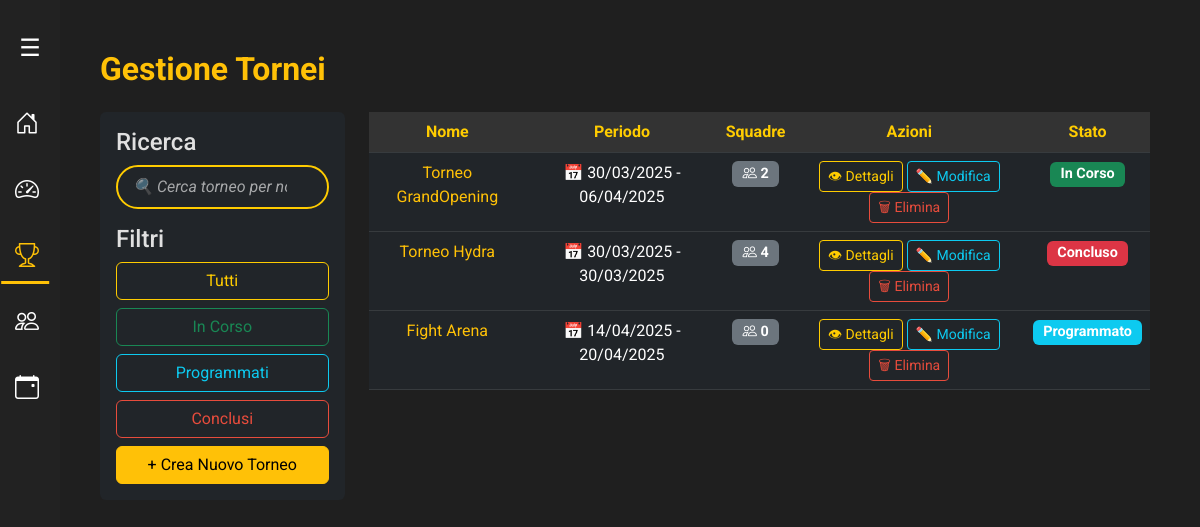
Screenshot of /tornei/ with the database file from the repository.
### backend/models/torneo.py (models this page shows, shortened)
class Torneo(models.Model):
    FORMATI_TORNEO = [
        ('DRAFT', 'Draft'),
        ('ARAM', 'ARAM'),
    ]
    id = models.AutoField(primary_key=True)  # ID auto-incrementale
    nome = models.CharField(max_length=100)  # Nome del torneo
    data_inizio = models.DateField()  # Data di inizio
    data_fine = models.DateField()  # Data di fine
    fascia_oraria = models.CharField(max_length=255, blank=True, null=True)  # Fascia oraria es. "18:00 - 22:00"
    formato = models.CharField(max_length=10, choices=FORMATI_TORNEO, default='DRAFT')  # ENUM: 'DRAFT', 'ARAM'
    is_active = models.BooleanField(default=True)  # Stato del torneo (attivo/archiviato)

### api/views/views_tornei.py (the view)
# urls.py: path('tornei/', tornei_page, name='tornei_page'),
def tornei_page(request):
    oggi = date.today()
    tornei_totali = Torneo.objects.filter(is_active=True)
    tornei_attivi = Torneo.objects.filter(data_inizio__lte=oggi, data_fine__gte=oggi, is_active=True)
    tornei_conclusi = Torneo.objects.filter(data_fine__lt=oggi, is_active=True)
    tornei_totali_counter = tornei_totali.count()
    tornei_attivi_counter = tornei_attivi.count()
    tornei_conclusi_counter = tornei_conclusi.count()
    tornei = Torneo.objects.filter(is_active=True)
    tornei_con_stato = []  # inizializza una lista vuota
    for torneo in tornei:
        print(f"Analisi torneo: {torneo.nome}")
        print(f"Data inizio torneo: {torneo.data_inizio}, Data fine torneo: {torneo.data_fine}")
        if torneo.data_inizio <= oggi <= torneo.data_fine:
            stato = "in_corso"
        elif oggi < torneo.data_inizio:
            stato = "programmato"
        else:
            stato = "concluso"
        print(f"Stato assegnato: {stato}\n")
        iscrizioni = Iscrizione.objects.filter(torneo=torneo)
        squadre = [iscrizione.squadra for iscrizione in iscrizioni]
        tornei_con_stato.append({  # correggi questo
            'id': torneo.id,
            'nome': torneo.nome,
            'data_inizio': torneo.data_inizio,
            'data_fine': torneo.data_fine,
            'squadre': squadre,
            'stato': stato
        })
        print(f"Squadre: {squadre}\n")
    return render(request, 'modules/tornei/tornei.html', {
        'tornei': tornei,
        'tornei_totali': tornei_totali,
        'tornei_attivi': tornei_attivi,
        'tornei_con_stato': tornei_con_stato,  # usa questa lista nel template
        'tornei_conclusi': tornei_conclusi,
        'tornei_totali_counter': tornei_totali_counter,
        'tornei_attivi_counter': tornei_attivi_counter,
        'tornei_conclusi_counter': tornei_conclusi_counter,
        'active_page': 'tornei'
    })

### backend/models/squadra.py (called while the page is built)
    def __str__(self):
        return f"{self.nome} - Livello {self.livello} (EXP: {self.exp})"

### frontend/templates/modules/tornei/tornei.html (shortened to what this page needs)
{% extends "modules/base/base.html" %}
{% load static %}
{% block extra_css %}
<link rel="stylesheet" href="{% static 'tornei/tornei.css' %}">
<link rel="stylesheet" href="{% static 'tornei/stepper.css' %}">
<link rel="stylesheet" href="https://cdn.jsdelivr.net/npm/flatpickr/dist/flatpickr.min.css">
<link rel="stylesheet" href="https://cdnjs.cloudflare.com/ajax/libs/font-awesome/6.5.0/css/all.min.css">
{% endblock %}
{% block content %}
<h2 class="text-warning mb-4">Gestione Tornei</h2>
<div class="row">
    <div class="col-md-3">
        <div class="filters-box p-3 bg-dark rounded">
            <h4>Ricerca</h4>
            <input type="text" id="searchTorneo" class="form-control mb-3" placeholder="🔍 Cerca torneo per nome...">
            <h4>Filtri</h4>
            <button class="btn btn-outline-warning w-100 mb-2" onclick="applyFilter('tutti', event)">Tutti</button>
            <button class="btn btn-outline-success w-100 mb-2" onclick="applyFilter('attivi', event)">In Corso</button>
            <button class="btn btn-outline-info w-100 mb-2" onclick="applyFilter('programmati', event)">Programmati</button>
            <button class="btn btn-outline-danger w-100 mb-2" onclick="applyFilter('conclusi', event)">Conclusi</button>
            <button class="btn btn-warning w-100" onclick="openCreateTournamentModal()" tabindex="-1" aria-hidden="true">+ Crea Nuovo Torneo</button>
        </div>
    </div>
    <div class="col-md-9">
        <div class="table-responsive">
            <table class="table table-dark table-hover text-center">
                <thead>
                    <tr>
                        <th>Nome</th>
                        <th>Periodo</th>
                        <th>Squadre</th>
                        <th>Azioni</th>
                        <th>Stato</th>
                    </tr>
                </thead>
                    <tbody id="torneiList">
                        {% for torneo in tornei_con_stato  %}
                        <tr class="torneo-card totali {{ torneo.stato }}">
                            <td class="text-warning">{{ torneo.nome }}</td>
                            <td>📅 {{ torneo.data_inizio|date:"d/m/Y" }} - {{ torneo.data_fine|date:"d/m/Y" }}</td>
                            <td>
                                <span class="badge bg-secondary"><i class="bi bi-people"></i>&nbsp{{ torneo.squadre|length }}</span>
                            </td>
                            <td>
                                <a href="/tornei/dettaglio/{{ torneo.id }}" class="btn btn-outline-warning btn-sm">👁 Dettagli</a>
                                <button class="btn btn-outline-info btn-sm" onclick="modificaTorneo({{ torneo.id }})">✏️ Modifica</button>
                                <button class="btn btn-outline-danger btn-sm" onclick="apriModaleEliminazione({{ torneo.id }}, '{{ torneo.nome }}')">🗑 Elimina</button>
                            </td>
                            <td>
                                {% if torneo.stato == 'in_corso' %}
                                    <span class="badge bg-success">In Corso</span>
                                {% elif torneo.stato == 'programmato' %}
                                    <span class="badge bg-info">Programmato</span>
                                {% else %}
                                    <span class="badge bg-danger">Concluso</span>
                                {% endif %}
                            </td>
                        </tr>
                        {% empty %}
                        <tr><td colspan="5" class="text-muted">Nessun torneo disponibile.</td></tr>
                        {% endfor %}
                    </tbody>
            </table>
        </div>
    </div>
</div>
{% endblock %}

### frontend/templates/modules/base/base.css (style rules this page uses)
body { background-color: #121212; color: #f5f5f5; font-family: 'Arial', sans-serif; }

### frontend/templates/modules/tornei/tornei.css (style rules this page uses)
:root { --primary-color: #ffcc00; --success-color: #27ae60; --error-color: #e74c3c; --bg-dark: #1f1f1f; --bg-secondary: #2a2a2a; --text-color: #e0e0e0; --font-family: 'Roboto', sans-serif; }
body { background-color: var(--bg-dark); color: var(--text-color); font-family: var(--font-family); }
h2.text-warning { font-weight: 700; }
#searchTorneo { width: 100%; padding: 8px 40px 8px 15px; border-radius: 25px; border: 2px solid var(--primary-color); background: transparent; color: var(--text-color); }
#searchTorneo::placeholder { color: rgba(255, 255, 255, 0.6); }
.btn-outline-warning { border-color: var(--primary-color); color: var(--primary-color); transition: background 0.3s ease, color 0.3s ease; }
.table-dark { background-color: #262626; color: #fff; }
.table-dark th { background-color: #333; color: var(--primary-color); }
.table-dark td { border-top: 1px solid #333; }
.btn-outline-danger { border-color: var(--error-color); color: var(--error-color); }
.badge { font-size: 0.9rem; padding: 5px 10px; }
.badge.bg-success { background-color: var(--success-color); }
.badge.bg-danger { background-color: var(--error-color); }

### frontend/templates/modules/tornei/stepper.css (style rules this page uses)
input.form-control::placeholder { color: #aaa; font-style: italic; }

### rows the page displays
Torneo: nome "Torneo GrandOpening", data_inizio "30/03/2025", data_fine "06/04/2025"
Torneo: nome "Torneo Hydra", data_inizio "30/03/2025", data_fine "30/03/2025"
Torneo: nome "Fight Arena", data_inizio "14/04/2025", data_fine "20/04/2025"

### other values shown
{{ torneo.squadre|length }} "2" "4" "0"
